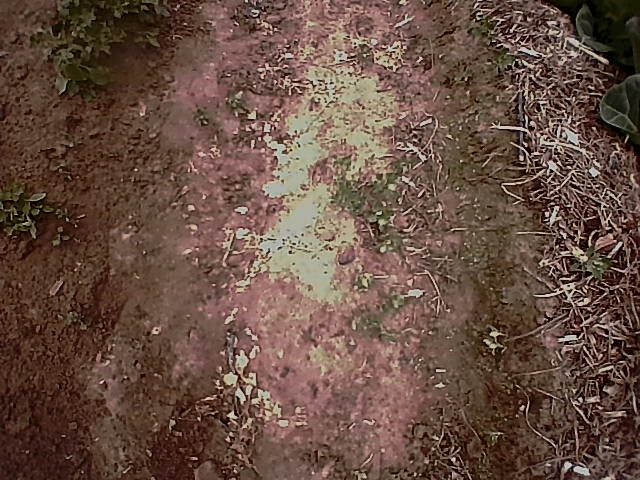
#> input picture Brian_UNR/pigsweed_test/IPC_2026-02-19.11.39.56.1910.jpg, 640 x 480 px, given in place of the camera
$ python Testing.py
#> lines starting #> are read from the running program, lines starting #| are printed output that depends on the picture; after the words box and inside, x2 and y2 are one past the last pixel; in counts of white or black regions, pixels touching at a corner belong together
#!/usr/bin/env python3
# Clean, modular architecture for:
# Dual cameras + best-fit lines + DOT DETECTION + CLICK SELECTION
from PixelController import PixelPDController
import cv2
import serial
import time
import numpy as np
import math
from SCI_Weeder.b1_test.Laser_Helpers import send, wait_for_idle, connect, move_to, burn, close
# ---------------- Config ----------------
RIGHT_CAM_ID = 1
LEFT_CAM_ID  = 2
FRAME_W = 1280
FRAME_H = 720

# Partner's best-fit alignment lines
mL = -0.0061461658179720905
bL = 368.03593073199704
mR = -0.008112495386117758
bR = 359.70747786328616

SERIAL_PORT = "COM3"
BAUD = 115200
# ----------------------------------------


# ================================================================
# =============== CAMERA / SERIAL OPEN FUNCTIONS =================
# ================================================================
def open_cam(idx):
    cap = cv2.VideoCapture(idx, cv2.CAP_AVFOUNDATION)
    time.sleep(0.02)
    if not cap.isOpened():
        cap.release()
        cap = cv2.VideoCapture(idx)

    cap.set(cv2.CAP_PROP_FRAME_WIDTH,  FRAME_W)
    cap.set(cv2.CAP_PROP_FRAME_HEIGHT, FRAME_H)
    return cap

def open_serial():
    try:
        ser = serial.Serial(SERIAL_PORT, BAUD, timeout=1)
        print(f"[serial] Connected to {SERIAL_PORT} at {BAUD}")
        return ser
    except:
        print("[serial] FAILED to open serial port.")
        return None


# ================================================================
# ======================== VISION HELPERS ========================
# ================================================================
def detect_dots(frame):
    """Return list of (x, y) centroids for circular-ish objects."""
    gray = cv2.cvtColor(frame, cv2.COLOR_BGR2GRAY)
    blur = cv2.GaussianBlur(gray, (7,7), 0)
    _, thresh = cv2.threshold(blur, 0, 255,
                              cv2.THRESH_BINARY_INV + cv2.THRESH_OTSU)

    kernel = np.ones((3,3), np.uint8)
    clean = cv2.morphologyEx(thresh, cv2.MORPH_OPEN, kernel, iterations=1)

    cnts, _ = cv2.findContours(clean, cv2.RETR_EXTERNAL, cv2.CHAIN_APPROX_SIMPLE)

    dots = []
    for c in cnts:
        area = cv2.contourArea(c)
        if 10 < area < 2000:
            M = cv2.moments(c)
            if M["m00"] > 0:
                cx = int(M["m10"]/M["m00"])
                cy = int(M["m01"]/M["m00"])
                dots.append((cx, cy))

    return dots


def line_endpoints(m, b, w, h):
    """Compute clipped endpoints for y = m*x + b."""
    pts = []

    y0 = b
    if 0 <= y0 < h: pts.append((0, int(y0)))

    y1 = m*(w-1) + b
    if 0 <= y1 < h: pts.append((w-1, int(y1)))

    if abs(m) > 1e-9:
        x_top = (0 - b)/m
        if 0 <= x_top < w: pts.append((int(x_top), 0))

        x_bot = ((h-1) - b)/m
        if 0 <= x_bot < w: pts.append((int(x_bot), h-1))

    if len(pts) < 2:
        return (0, int(b)), (w-1, int(b))
    return pts[0], pts[1]


def draw_detection_display(frameL, frameR, dotsL, dotsR, selL, selR):
    """Return a display image with dots + selected points + fit lines."""
    display = np.hstack((frameL.copy(), frameR.copy()))

    # draw dots
    for (cx, cy) in dotsL:
        cv2.circle(display, (cx, cy), 5, (0,255,0), -1)
    for (cx, cy) in dotsR:
        cv2.circle(display, (FRAME_W + cx, cy), 5, (0,255,0), -1)

    # draw selected
    if selL is not None:
        cv2.circle(display, selL, 10, (0,0,255), 2)
    if selR is not None:
        cv2.circle(display, (FRAME_W + selR[0], selR[1]), 10, (0,0,255), 2)

    # draw left line
    p0, p1 = line_endpoints(mL, bL, FRAME_W, FRAME_H)
    cv2.line(display, p0, p1, (0,0,255), 2)

    # draw right line
    q0, q1 = line_endpoints(mR, bR, FRAME_W, FRAME_H)
    cv2.line(display, (FRAME_W + q0[0], q0[1]),
             (FRAME_W + q1[0], q1[1]), (0,0,255), 2)

    return display


# ================================================================
# ==================== POINT SELECTION LOGIC =====================
# ================================================================
def select_points_interactively(capL, capR):
    """
    Show live feed, detect dots, allow clicking to choose nearest dot
    Return (left_point, right_point)
    """

    selected_left = None
    selected_right = None

    win = "Select Dots (click to choose)"
    cv2.namedWindow(win, cv2.WINDOW_NORMAL)

    # mouse callback inner function that closes over variables
    # [17 lines left out: function on_mouse, not called in this run]

    cv2.setMouseCallback(win, on_mouse)

    while True:
        okL, frameL = capL.read()
        okR, frameR = capR.read()

        if not okL: frameL = np.zeros((FRAME_H, FRAME_W, 3), np.uint8)
        if not okR: frameR = np.zeros((FRAME_H, FRAME_W, 3), np.uint8)

        frameL = cv2.resize(frameL, (FRAME_W, FRAME_H))
        frameR = cv2.resize(frameR, (FRAME_W, FRAME_H))

        dotsL = detect_dots(frameL)
        dotsR = detect_dots(frameR)

        display = draw_detection_display(frameL, frameR, dotsL, dotsR, selected_left, selected_right)

        cv2.imshow(win, display)

        # update callback data for this frame
        cv2.setMouseCallback(win, on_mouse,
                             {"frameL": frameL, "frameR": frameR,
                              "dotsL": dotsL, "dotsR": dotsR})

        # exit logic
        if selected_left is not None and selected_right is not None:
            break

        if cv2.waitKey(1) & 0xFF == ord('q'):
            break

    cv2.destroyWindow(win)
    return selected_left, selected_right

# Simple tracking function

# [5 lines left out: function nearest_neighbor, not called in this run]

# Vertical error function
def vertical_error(x, y, m, b):
    return  (m * x + b) - y

# Horizontal symmetry error function
# [15 lines left out: functions horizontal_error, send_relative_move, not called in this run]


def run_control_loop(capL, capR, ser, left_pt, right_pt):
    print("\n=== CONTROL LOOP ===")

    # ---- instantiate controller (matches old gains exactly) ----
    controller = PixelPDController(
        frame_width=FRAME_W,
        mL=mL, bL=bL,
        mR=mR, bR=bR
    )

    lastL = left_pt
    lastR = right_pt

    win = "Control Loop View"
    cv2.namedWindow(win, cv2.WINDOW_NORMAL)
    ShouldBurn = True

    while True:
        okL, frameL = capL.read()
        okR, frameR = capR.read()
        if not okL or not okR:
            print("Camera read failed.")
            break

        frameL = cv2.resize(frameL, (FRAME_W, FRAME_H))
        frameR = cv2.resize(frameR, (FRAME_W, FRAME_H))

        # ---------- ORIGINAL CV (UNCHANGED) ----------
        dotsL = detect_dots(frameL)
        dotsR = detect_dots(frameR)

        xL, yL = nearest_neighbor(dotsL, lastL)
        xR, yR = nearest_neighbor(dotsR, lastR)

        lastL = (xL, yL)
        lastR = (xR, yR)

        # ---------- NEW: CONTROLLER REPLACES PD MATH ----------
        dx, dy, aligned = controller.step(xL, yL, xR, yR)

        # ---------- ORIGINAL ACTUATION ----------
        if abs(dx) > 0.0 or abs(dy) > 0.0:
            print(f"[CTRL] dx={dx}, dy={dy}")
            send_relative_move(ser, dx_mm=dx, dy_mm=dy)

        # ---------- ORIGINAL BURN LOGIC ----------
        if aligned and ShouldBurn:
            print("\n=== ALIGNED ===\n")
            if cv2.waitKey(1) & 0xFF == ord(' ') or ShouldBurn:
                burn(ser, power=10, duration=2)
                ShouldBurn = False

        if cv2.waitKey(1) & 0xFF == ord(' '):
            ShouldBurn = True

        # ---------- ORIGINAL DISPLAY ----------
        display = draw_detection_display(
            frameL, frameR,
            dotsL, dotsR,
            (xL, yL), (xR, yR)
        )
        cv2.imshow(win, display)

        if cv2.waitKey(1) & 0xFF == ord('q'):
            print("Stopped manually.")
            break

    cv2.destroyWindow(win)
    print("=== CONTROL COMPLETE ===")

# ========================== MAIN LOOP ===========================
def main():
    capL = open_cam(LEFT_CAM_ID)
    capR = open_cam(RIGHT_CAM_ID)
    ser  = open_serial()
    # send(ser, "$H")  # home if needed
    move_to(ser, 200, 200)
#> (this line was passed over: SCI_Weeder is not available in this run)

    print("\n=== SELECTING POINTS ===")
    left_pt, right_pt = select_points_interactively(capL, capR)
#> in select_points_interactively, frameL is the input picture: shape (480, 640, 3); mean B, G, R 67, 79, 103.7
#> in select_points_interactively, `frameL = cv2.resize(frameL, (FRAME_W, FRAME_H))`:
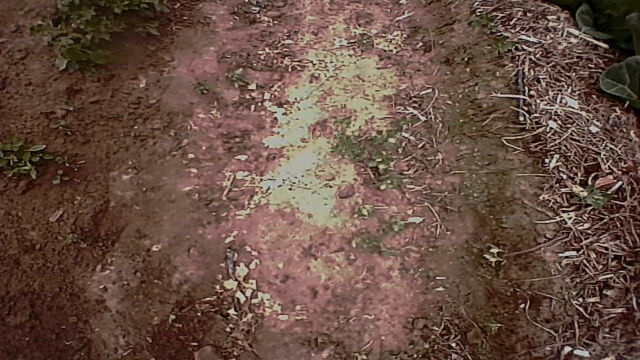
#> frameL: shape (720, 1280, 3) (shown at 1/2 size); mean B, G, R 66.9, 78.9, 103.6
#> in detect_dots, `gray = cv2.cvtColor(frame, cv2.COLOR_BGR2GRAY)`:
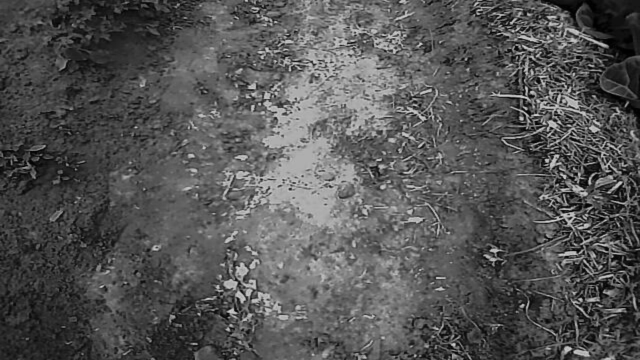
#> gray: shape (720, 1280) (shown at 1/2 size); min 0, max 219, mean 84.9
#> in detect_dots, `_, thresh = cv2.threshold(blur, 0, 255, cv2.THRESH_BINARY_INV + cv2.TH..`:
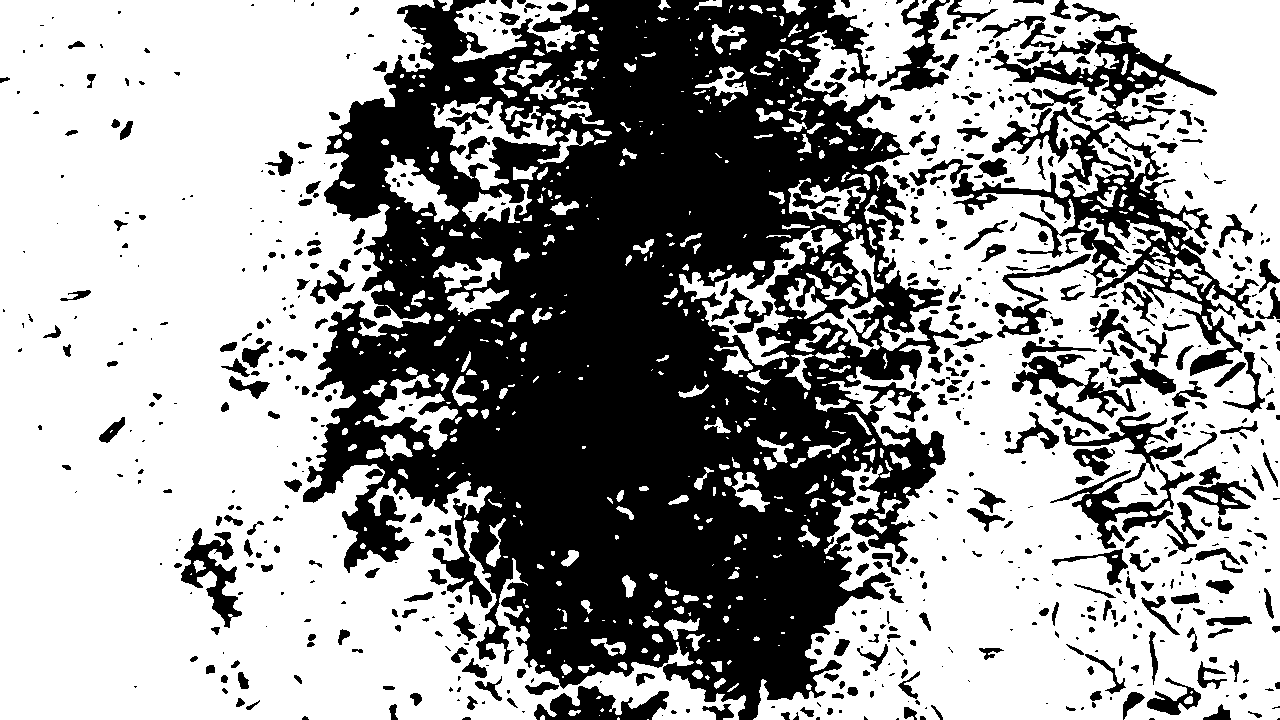
#> thresh: shape (720, 1280); 60.8% white; 803 black regions (385 under 20 px), largest, box (x1, y1, x2, y2) and area: (303, 0, 959, 720) 279165, (951, 107, 1259, 376) 14917, (991, 25, 1217, 131) 5009
#> in detect_dots, `cnts, _ = cv2.findContours(clean, cv2.RETR_EXTERNAL, cv2.CHAIN_APPROX_..`: cnts = 470 contours, 210 with area under 20; largest, box (x1, y1, x2, y2) and area: (0, 0, 580, 720) 283446, (754, 0, 1280, 720) 248834, (580, 662, 746, 720) 4069, (434, 101, 563, 190) 3770, (453, 0, 576, 62) 3474
#> the loop in detect_dots, `for c in cnts:` made 470 passes
#> (area, cx, cy) on passes 5, 7, 9, 10, 11, 13, 14, 16: (27, 571, 712), (51.5, 718, 682), (56, 697, 673), (46, 583, 668), (67.5, 565, 668), (38.5, 622, 665), (63.5, 717, 665), (20.5, 656, 657)
#> after the loop in detect_dots, `for c in cnts:`: dots = 340 pairs, first value 337 to 1240, second value 3 to 718
#> in select_points_interactively, `dotsL = detect_dots(frameL)`: dotsL has the same summary as dots in detect_dots
#> the loop in detect_dots (call 2), `for c in cnts:` made 470 passes
#> in select_points_interactively, `dotsR = detect_dots(frameR)`: dotsR has the same summary as dots in detect_dots
#> the loop in draw_detection_display, `for (cx, cy) in dotsL:` made 340 passes
#> (cx, cy) on passes 1 to 3: (910, 718), (542, 717), (571, 712)
#> after the loop in draw_detection_display, `for (cx, cy) in dotsL:`:
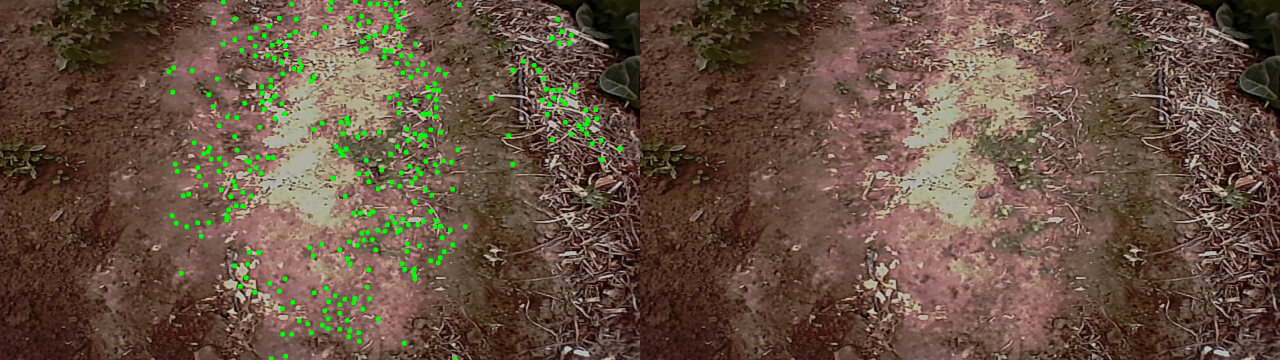
#> display: shape (720, 2560, 3) (shown at 1/2 size); mean B, G, R 65.8, 81.5, 102
#> the loop in draw_detection_display, `for (cx, cy) in dotsR:` made 340 passes
#> after the loop in draw_detection_display, `for (cx, cy) in dotsR:`:
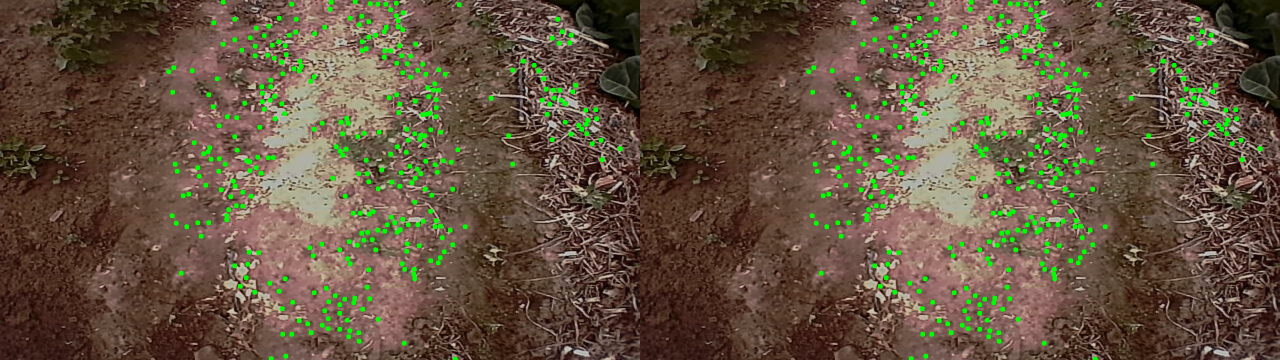
#> display: shape (720, 2560, 3) (shown at 1/2 size); 1.48% of pixels changed, all inside (x1, y1, x2, y2) = (1612, 0, 2526, 720)
#> in draw_detection_display, `cv2.line(display, (FRAME_W + q0[0], q0[1]), (FRAME_W + q1[0], q1[1]), ..`:
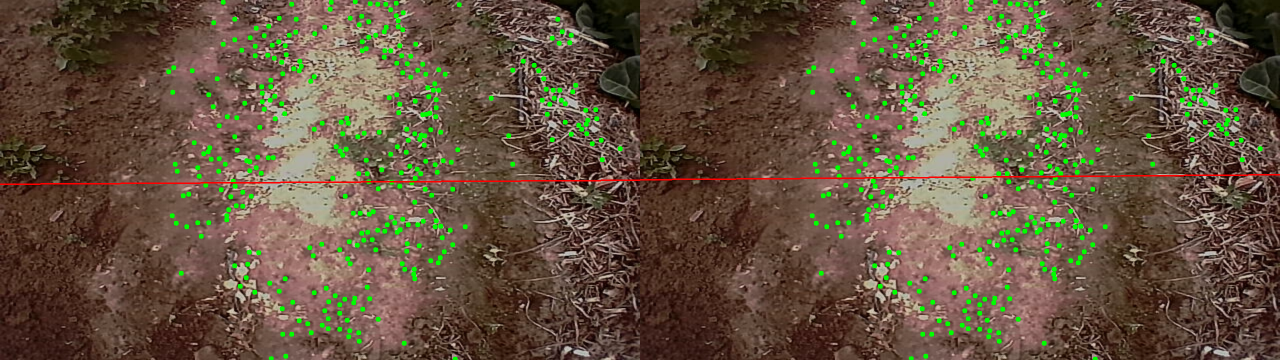
#> display: shape (720, 2560, 3) (shown at 1/2 size); mean B, G, R 64.4, 83.7, 101
#> (key q is pressed here)

    print("\nSelected:")
    print(" Left :", left_pt)
    print(" Right:", right_pt)

    print("\n=== STARTING CONTROL LOOP ===")
    run_control_loop(capL, capR, ser, left_pt, right_pt)

    capL.release()
    capR.release()
    if ser: ser.close()
    cv2.destroyAllWindows()

if __name__ == "__main__":
#> (the run stopped early here; a loop or call above may not have finished)

$ run again, on Brian_UNR/pigsweed_test/IPC_2026-02-19.11.40.08.1719.jpg
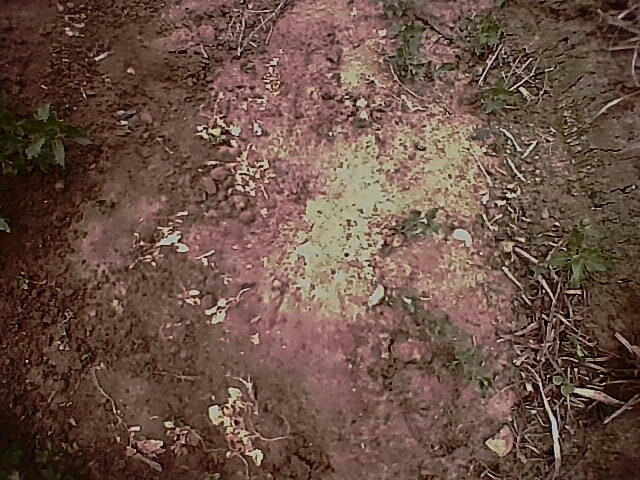
#> input picture Brian_UNR/pigsweed_test/IPC_2026-02-19.11.40.08.1719.jpg, 640 x 480 px, given in place of the camera
#> in select_points_interactively, frameL is the input picture: shape (480, 640, 3); mean B, G, R 69.2, 80.9, 106.3
#> frameL: shape (720, 1280, 3)
#> in detect_dots, `_, thresh = cv2.threshold(blur, 0, 255, cv2.THRESH_BINARY_INV + cv2.TH..`:
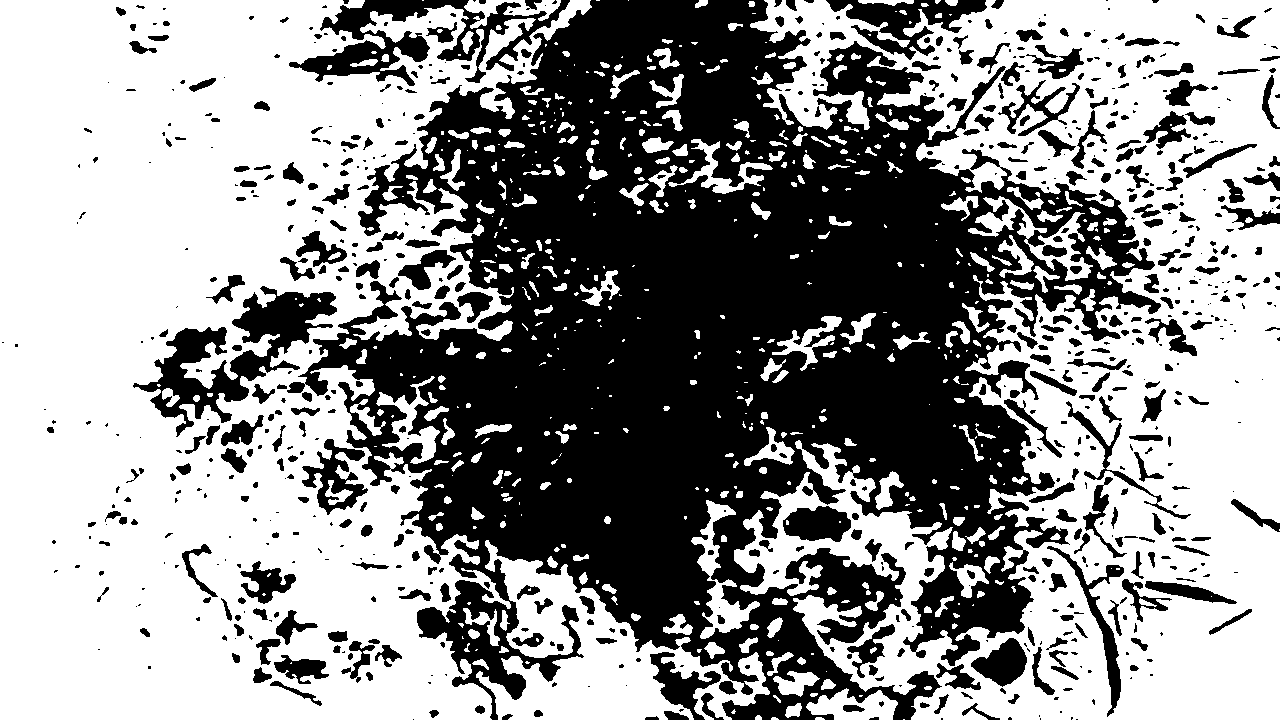
#> thresh: shape (720, 1280); 57.5% white; 770 black regions (349 under 20 px), largest, box (x1, y1, x2, y2) and area: (287, 0, 1161, 720) 311240, (133, 286, 337, 437) 9427, (289, 0, 570, 86) 8163
#> clean: shape (720, 1280); 56.9% white; 671 black regions (314 under 20 px)
#> cnts = 437 contours, 192 with area under 20; largest, box (x1, y1, x2, y2) and area: (0, 0, 541, 720) 297819, (750, 0, 1280, 720) 197504, (476, 540, 770, 720) 20050, (734, 443, 958, 695) 18334, (807, 689, 898, 720) 1738
#> the loop in detect_dots, `for c in cnts:` made 437 passes
#> (area, cx, cy) on passes 3, 5, 6, 8, 10, 11, 14, 15: (20, 758, 717), (72, 686, 713), (139.5, 793, 710), (1738, 854, 706), (89, 827, 684), (582, 795, 682), (53.5, 480, 662), (30.5, 801, 660)
#> after the loop in detect_dots, `for c in cnts:`: dots = 334 pairs, first value 328 to 1248, second value 1 to 718
#> dotsL has the same summary as dots in detect_dots
#> the loop in detect_dots (call 2), `for c in cnts:` made 437 passes
#> dotsR has the same summary as dots in detect_dots
#> the loop in draw_detection_display, `for (cx, cy) in dotsL:` made 334 passes
#> (cx, cy) on passes 1 to 3: (818, 718), (758, 717), (686, 713)
#> the loop in draw_detection_display, `for (cx, cy) in dotsR:` made 334 passes
#> in draw_detection_display, `cv2.line(display, (FRAME_W + q0[0], q0[1]), (FRAME_W + q1[0], q1[1]), ..`:
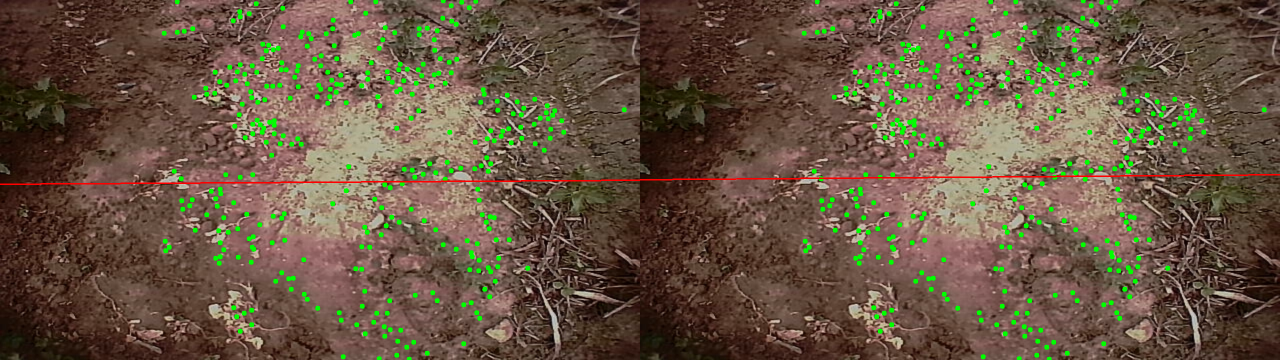
#> display: shape (720, 2560, 3) (shown at 1/2 size); mean B, G, R 66.7, 85.5, 103.5
